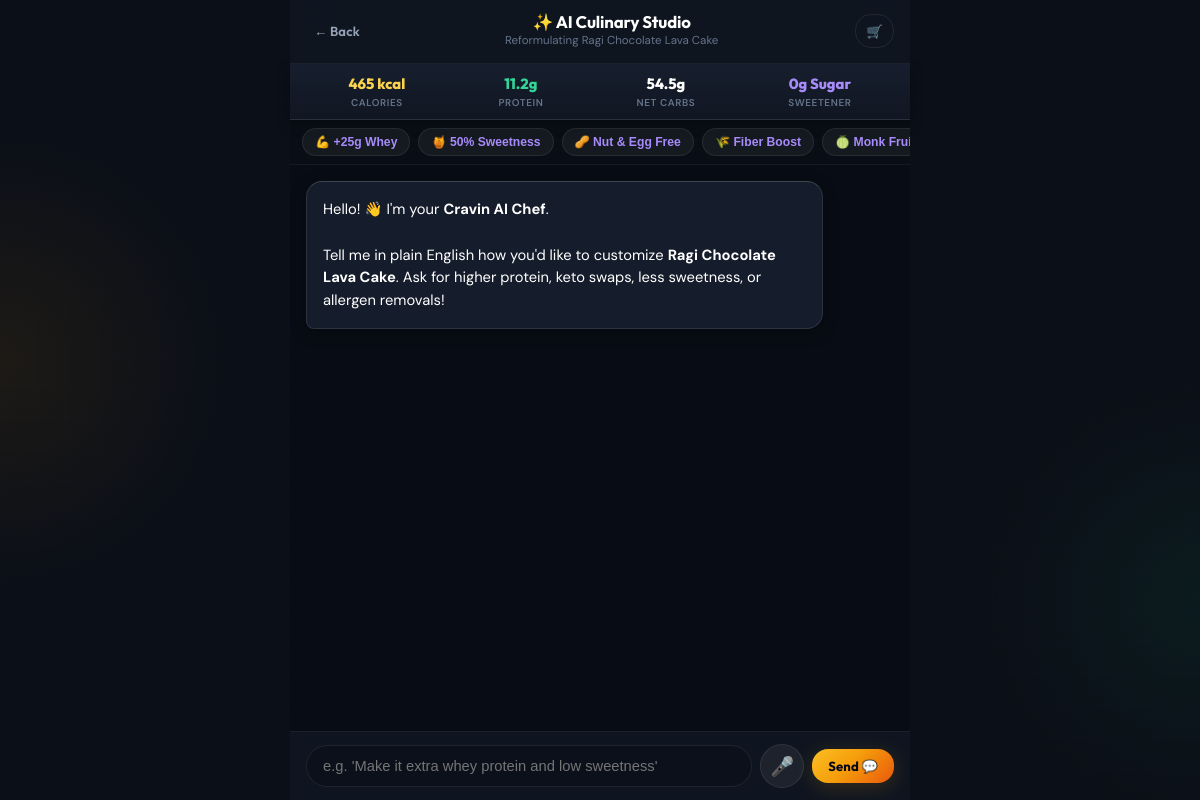
The app's page /app/customizer/ with its own data.
### app/models/dessert.py (models this page shows, shortened)
class Dessert(Base):
    __tablename__ = "desserts"
    id: Mapped[str] = mapped_column(String(36), primary_key=True, default=lambda: str(uuid.uuid4()))
    name: Mapped[str] = mapped_column(String(200))
    description: Mapped[str] = mapped_column(Text, default="")
    short_description: Mapped[str] = mapped_column(String(300), default="")
    image_url: Mapped[str | None] = mapped_column(String(500), nullable=True)
    base_ingredients: Mapped[list] = mapped_column(JSON, default=list)
    recipe_steps: Mapped[list] = mapped_column(JSON, default=list)
    serving_size_g: Mapped[float] = mapped_column(Float, default=100.0)
    servings_per_recipe: Mapped[int] = mapped_column(Integer, default=1)
    calories: Mapped[float] = mapped_column(Float, default=0.0)
    protein_g: Mapped[float] = mapped_column(Float, default=0.0)
    carbs_g: Mapped[float] = mapped_column(Float, default=0.0)
    fat_g: Mapped[float] = mapped_column(Float, default=0.0)
    fiber_g: Mapped[float] = mapped_column(Float, default=0.0)
    sugar_equivalent_g: Mapped[float] = mapped_column(Float, default=0.0)
    full_nutrition: Mapped[dict | None] = mapped_column(JSON, nullable=True)
    tag: Mapped[str] = mapped_column(String(20), default="balanced")  # light, balanced, heavy
    allergens: Mapped[list] = mapped_column(JSON, default=list)  # ["nuts", "dairy", "gluten"]
    dietary_flags: Mapped[list] = mapped_column(JSON, default=list)  # ["vegan", "eggless", "gluten-free"]
    price: Mapped[float] = mapped_column(Float, default=0.0)  # INR
    is_ai_generated: Mapped[bool] = mapped_column(Boolean, default=False)
    ai_generation_prompt: Mapped[str | None] = mapped_column(Text, nullable=True)
    approval_status: Mapped[str] = mapped_column(String(20), default="approved")
    approved_by: Mapped[str | None] = mapped_column(String(36), nullable=True)
    baker_id: Mapped[str | None] = mapped_column(String(36), ForeignKey("bakers.id"), nullable=True)
    is_active: Mapped[bool] = mapped_column(Boolean, default=True)
    is_signature: Mapped[bool] = mapped_column(Boolean, default=False)  # platform signature items
    order_count: Mapped[int] = mapped_column(Integer, default=0)
    created_at: Mapped[datetime] = mapped_column(DateTime, default=datetime.utcnow)
    updated_at: Mapped[datetime] = mapped_column(DateTime, default=datetime.utcnow, onupdate=datetime.utcnow)
    baker: Mapped["Baker | None"] = relationship("Baker", back_populates="desserts", lazy="selectin")
    ingredients: Mapped[list["DessertIngredient"]] = relationship("DessertIngredient", back_populates="dessert", lazy="selectin")
    modifiers: Mapped[list["DessertModifier"]] = relationship("DessertModifier", back_populates="dessert", lazy="selectin")

### app/main.py (the view)
@app.get("/app/customizer", response_class=HTMLResponse)
@app.get("/app/customizer/", response_class=HTMLResponse)
async def customer_customizer_default(request: Request, db: AsyncSession = Depends(get_db)):
    user = await get_template_user(request, db)
    prompt = request.query_params.get("prompt", "")
    dessert = None
    if prompt:
        prompt_lower = prompt.lower()
        result = await db.execute(select(Dessert))
        all_desserts = result.scalars().all()
        for d in all_desserts:
            if d.name.lower() in prompt_lower or any(word in d.name.lower() for word in prompt_lower.split() if len(word) > 3):
                dessert = d
                break
        if not dessert and all_desserts:
            dessert = all_desserts[0]
    else:
        result = await db.execute(select(Dessert).limit(1))
        dessert = result.scalar_one_or_none()
    if not dessert:
        return RedirectResponse(url="/app/")
    return TR(request, "customer/customizer.html", {"user": user, "dessert": dessert, "initial_prompt": prompt})

### app/templates/customer/customizer.html (shortened to what this page needs)
{% extends "base.html" %}
{% block body %}
<div class="customizer-page">
    <div class="customizer-header">
        <a href="/app/dessert/{{ dessert.id }}" class="btn btn-ghost btn-sm" style="color: var(--text-secondary); padding: 4px 8px;">← Back</a>
        <div class="text-center">
            <h2>✨ AI Culinary Studio</h2>
            <p class="text-muted" style="font-size: 0.72rem; color: var(--text-tertiary); margin: 0;">Reformulating {{ dessert.name }}</p>
        </div>
        <a href="/app/cart" class="btn btn-outline btn-sm" style="position: relative; display: inline-flex; align-items: center; gap: 6px; padding: 4px 10px;">
            <span>🛒</span>
        </a>
    </div>
    <div class="nutrition-hud">
        <div class="hud-stat calories">
            <span class="hud-val" id="hud-cal">{{ dessert.calories|int }} kcal</span>
            <span class="hud-label">Calories</span>
        </div>
        <div class="hud-stat protein">
            <span class="hud-val" id="hud-protein">{{ dessert.protein_g|round(1) }}g</span>
            <span class="hud-label">Protein</span>
        </div>
        <div class="hud-stat carbs">
            <span class="hud-val" id="hud-carbs">{{ dessert.carbs_g|round(1) }}g</span>
            <span class="hud-label">Net Carbs</span>
        </div>
        <div class="hud-stat sugar">
            <span class="hud-val" id="hud-sugar">0g Sugar</span>
            <span class="hud-label">Sweetener</span>
        </div>
    </div>
    <div class="quick-chips">
        <button class="chip" onclick="sendQuickPrompt('Make it extra high protein (+25g whey)')">💪 +25g Whey</button>
        <button class="chip" onclick="sendQuickPrompt('Reduce sweetness by 50% for subtle taste')">🍯 50% Sweetness</button>
        <button class="chip" onclick="sendQuickPrompt('Make it nut-free and eggless')">🥜 Nut & Egg Free</button>
        <button class="chip" onclick="sendQuickPrompt('Increase fiber and reduce total calories')">🌾 Fiber Boost</button>
        <button class="chip" onclick="sendQuickPrompt('Make it indulgence level sweet with monk fruit')">🍈 Monk Fruit</button>
    </div>
    <div class="chat-area" id="chat-messages">
        <div class="chat-bubble ai">
            Hello! 👋 I'm your <strong>Cravin AI Chef</strong>.<br><br>
            Tell me in plain English how you'd like to customize <strong>{{ dessert.name }}</strong>. Ask for higher protein, keto swaps, less sweetness, or allergen removals!
        </div>
    </div>
    <div class="chat-input-bar">
        <input type="text" id="user-input" placeholder="e.g. 'Make it extra whey protein and low sweetness'" onkeypress="handleKeyPress(event)">
        <button type="button" class="voice-btn" id="voice-btn" onclick="toggleVoiceInput()" title="Voice input">🎤</button>
        <button type="button" class="btn btn-primary btn-sm" id="send-btn" onclick="sendMessage()">Send 💬</button>
    </div>
</div>
{% endblock %}

### app/templates/customer/customizer.html (style rules this page uses)
.customizer-page { display: flex; flex-direction: column; height: 100vh; max-width: 620px; margin: 0 auto; background: var(--bg-base); position: relative; }
.customizer-header { padding: var(--space-3) var(--space-4); background: rgba(17, 23, 34, 0.90); backdrop-filter: blur(16px); -webkit-backdrop-filter: blur(16px); border-bottom: 1px solid var(--border-subtle); display: flex; align-items: center; justify-content: space-between; z-index: 20; }
.customizer-header h2 { font-size: 1.05rem; color: var(--text-primary); margin: 0; }
.nutrition-hud { display: flex; align-items: center; justify-content: space-around; padding: 8px 12px; background: linear-gradient(180deg, rgba(24, 32, 47, 0.95), rgba(17, 23, 34, 0.95)); border-bottom: 1px solid rgba(255, 255, 255, 0.08); box-shadow: 0 4px 12px rgba(0,0,0,0.3); z-index: 15; }
.hud-stat { display: flex; flex-direction: column; align-items: center; text-align: center; }
.hud-val { font-family: var(--font-display); font-weight: 800; font-size: 0.92rem; color: #FFFFFF; transition: all 0.3s ease; }
.hud-label { font-size: 0.62rem; font-weight: 600; text-transform: uppercase; letter-spacing: 0.06em; color: var(--text-tertiary); }
.hud-stat.calories .hud-val { color: var(--honey-light); }
.hud-stat.protein .hud-val { color: var(--pista-light); }
.hud-stat.sugar .hud-val { color: var(--jamun-light); }
.quick-chips { padding: 8px 12px; background: rgba(11, 15, 23, 0.7); border-bottom: 1px solid var(--border-subtle); display: flex; gap: var(--space-2); overflow-x: auto; scrollbar-width: none; }
.chip { padding: 6px 12px; border-radius: var(--radius-full); background: rgba(255, 255, 255, 0.05); border: 1px solid var(--border-default); color: var(--jamun-light); font-size: 0.76rem; font-weight: 600; cursor: pointer; white-space: nowrap; transition: all var(--duration-fast); display: inline-flex; align-items: center; gap: var(--space-1); }
.chat-area { flex: 1; overflow-y: auto; padding: var(--space-4); display: flex; flex-direction: column; gap: var(--space-4); }
.chat-bubble { max-width: 88%; padding: var(--space-4); border-radius: var(--radius-lg); font-size: 0.92rem; line-height: 1.55; animation: bubbleIn 0.3s var(--ease-spring); }
.chat-bubble.ai { background: rgba(24, 32, 47, 0.85); backdrop-filter: blur(12px); -webkit-backdrop-filter: blur(12px); border: 1px solid rgba(255, 255, 255, 0.10); border-top: 1px solid rgba(255, 255, 255, 0.18); color: var(--text-primary); align-self: flex-start; border-bottom-left-radius: var(--radius-sm); box-shadow: 0 4px 16px rgba(0,0,0,0.3); }
.chat-input-bar { padding: var(--space-3) var(--space-4); background: rgba(17, 23, 34, 0.92); backdrop-filter: blur(16px); -webkit-backdrop-filter: blur(16px); border-top: 1px solid var(--border-subtle); display: flex; align-items: center; gap: var(--space-2); z-index: 20; }
.chat-input-bar input { flex: 1; padding: var(--space-3) var(--space-4); background: var(--bg-input); border: 1.5px solid var(--border-default); border-radius: var(--radius-full); color: var(--text-primary); font-size: 0.92rem; transition: border-color var(--duration-fast), box-shadow var(--duration-fast); }
.voice-btn { width: 44px; height: 44px; border-radius: 50%; background: rgba(255, 255, 255, 0.06); border: 1px solid var(--border-default); color: var(--honey); display: flex; align-items: center; justify-content: center; cursor: pointer; font-size: 1.2rem; transition: all var(--duration-fast); }

### records on screen
Dessert: name "Ragi Chocolate Lava Cake", calories "465", protein_g "11.2", carbs_g "54.5"
